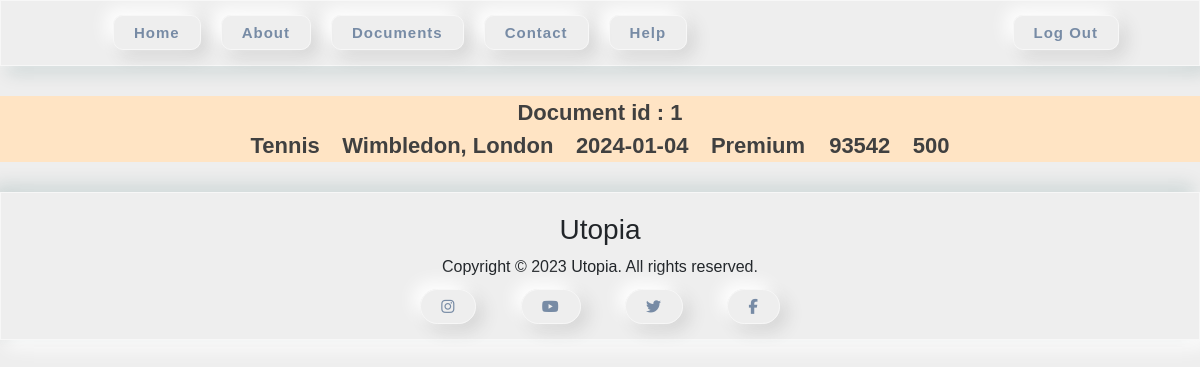
/TicketsPage/ (signed in), run on the app's committed database.
### application/models.py (models this page shows)
class SportTickets(models.Model):
    SportName = models.CharField(max_length=500)
    SportVenue = models.CharField(max_length=1000)
    SportDate = models.CharField(max_length=100)
    SportSeatType = models.CharField(max_length=100)
    SportSeatNumber = models.CharField(max_length=500)
    SportTicketPrice = models.CharField(max_length=500)
    UserID = models.ForeignKey(UsersPrimaryDetails, on_delete=models.CASCADE)
    id = models.AutoField(primary_key=True)

### application/views.py (the view)
# urls.py: path('TicketsPage/',views.TicketsPage,name='TicketsPage'),
@login_required
def TicketsPage(request):
    user = request.user.username
    Tickets = SportTickets.objects.filter(UserID=user)
    return render(request, 'TicketsPage.html', {'Tickets': Tickets})

### application/templates/TicketsPage.html (shortened to what this page needs)
{% extends "BasePage.html" %}
{% load static %}
{% block more-style %}
<link rel="stylesheet" href="{% static '/CSS/MinistryPage/MinistryPage.css' %}">
<link rel="stylesheet" href="{% static '/CSS/TicketPage/TicketPage.css' %}">
{% endblock %}
{% block content %}
{% for Ticket in Tickets %}
<div class="show-details">
    <span>Document id : {{Ticket.id}}</span><br>
    <span>{{Ticket.SportName}}</span>
    <span>{{Ticket.SportVenue}}</span>
    <span>{{Ticket.SportDate}}</span>
    <span>{{Ticket.SportSeatType}}</span>
    <span>{{Ticket.SportSeatNumber}}</span>
    <span>{{Ticket.SportTicketPrice}}</span>
</div>
{% endfor %}
{% endblock %}

### application/static/CSS/BasePage/BasePage.css (style rules this page uses)
* { margin: 0; padding: 0; box-sizing: border-box; font-family: 'Poppins', sans-serif; }
body { background: #eee; overflow: scroll; }

### application/static/CSS/MinistryPage/MinistryPage.css (style rules this page uses)
span { font-size: 22px; font-weight: 600; margin: 9px; color: #404040; justify-content: center; }

### application/static/CSS/TicketPage/TicketPage.css (style rules this page uses)
.show-details { text-align: center; justify-content: center; background-color: bisque; margin-bottom: 30px; margin-top: 30px; }

### data on the page
SportTickets: id "1", SportName "Tennis", SportVenue "Wimbledon, London", SportDate "2024-01-04", SportSeatType "Premium", SportSeatNumber "93542", SportTicketPrice "500"
